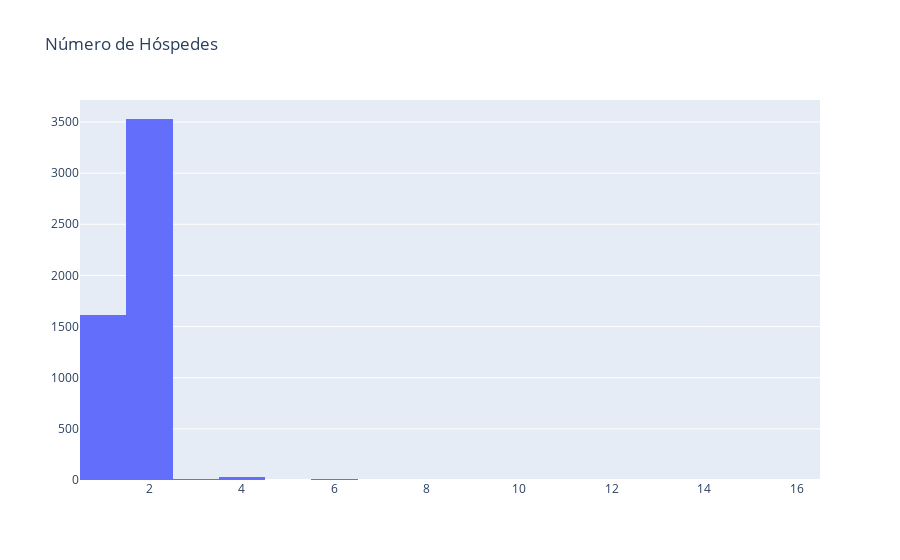

Write notebook code for a chart like this one.
### Markdown cell above
#### Frequência no número de hóspedes


---

### Code cell
# Criando histograma
configure_plotly_browser_state()

data = [go.Histogram(x = df.num_pessoas)]
layout = go.Layout(title = 'Número de Hóspedes')
fig = go.Figure(data = data, layout = layout)

py.iplot(fig)

### Figure 1 — Plotly figure (JSON) as saved in the notebook; plotly's stock layout.template omitted (floating-point values rounded to 4 significant figures; data arrays with more than 128 entries replaced by an {"elided": "..."} marker saying what was removed)
{"data": [{"x": {"elided": "5192 int values"}, "type": "histogram"}], "layout": {"title": {"text": "Número de Hóspedes"}}}
